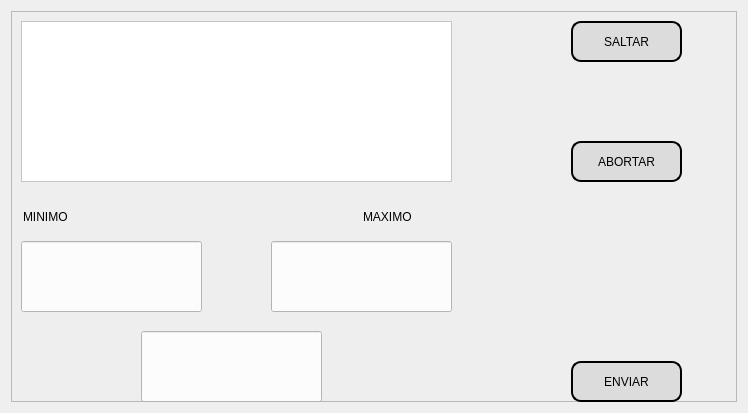
<?xml version="1.0" encoding="UTF-8"?>
<ui version="4.0">
 <class>IngresoManualNumerico</class>
 <widget class="QDialog" name="IngresoManualNumerico">
  <property name="geometry">
   <rect>
    <x>0</x>
    <y>0</y>
    <width>748</width>
    <height>413</height>
   </rect>
  </property>
  <property name="windowTitle">
   <string>Ingreso Manual</string>
  </property>
  <layout class="QHBoxLayout" name="horizontalLayout">
   <item>
    <widget class="QFrame" name="Contenedor">
     <property name="styleSheet">
      <string notr="true">background-color: rgb(238, 238, 238);</string>
     </property>
     <property name="frameShape">
      <enum>QFrame::StyledPanel</enum>
     </property>
     <property name="frameShadow">
      <enum>QFrame::Raised</enum>
     </property>
     <widget class="QLineEdit" name="InfoPaso_2">
      <property name="geometry">
       <rect>
        <x>10</x>
        <y>10</y>
        <width>431</width>
        <height>161</height>
       </rect>
      </property>
      <property name="sizePolicy">
       <sizepolicy hsizetype="Minimum" vsizetype="Fixed">
        <horstretch>0</horstretch>
        <verstretch>0</verstretch>
       </sizepolicy>
      </property>
      <property name="maximumSize">
       <size>
        <width>16777215</width>
        <height>431</height>
       </size>
      </property>
      <property name="cursor">
       <cursorShape>ArrowCursor</cursorShape>
      </property>
      <property name="mouseTracking">
       <bool>false</bool>
      </property>
      <property name="focusPolicy">
       <enum>Qt::NoFocus</enum>
      </property>
      <property name="contextMenuPolicy">
       <enum>Qt::NoContextMenu</enum>
      </property>
      <property name="acceptDrops">
       <bool>false</bool>
      </property>
      <property name="autoFillBackground">
       <bool>false</bool>
      </property>
      <property name="styleSheet">
       <string notr="true">background-color: rgb(252, 252, 252);
font: 26pt &quot;Arial&quot;;</string>
      </property>
      <property name="text">
       <string/>
      </property>
      <property name="maxLength">
       <number>431</number>
      </property>
      <property name="frame">
       <bool>true</bool>
      </property>
      <property name="readOnly">
       <bool>true</bool>
      </property>
      <property name="cursorMoveStyle">
       <enum>Qt::VisualMoveStyle</enum>
      </property>
      <property name="clearButtonEnabled">
       <bool>true</bool>
      </property>
     </widget>
     <widget class="QPushButton" name="BotonSaltar">
      <property name="geometry">
       <rect>
        <x>560</x>
        <y>10</y>
        <width>111</width>
        <height>41</height>
       </rect>
      </property>
      <property name="styleSheet">
       <string notr="true">
background-color: rgb(220, 220, 220);
font: 75 13pt &quot;MS Shell Dlg 2&quot;;
color: rgb(0, 0, 0);

border : 2px solid black;   
border-radius : 10px;</string>
      </property>
      <property name="text">
       <string>SALTAR</string>
      </property>
     </widget>
     <widget class="QPushButton" name="BotonAbortar">
      <property name="geometry">
       <rect>
        <x>560</x>
        <y>130</y>
        <width>111</width>
        <height>41</height>
       </rect>
      </property>
      <property name="styleSheet">
       <string notr="true">
background-color: rgb(220, 220, 220);
font: 75 13pt &quot;MS Shell Dlg 2&quot;;
color: rgb(0, 0, 0);

border : 2px solid black;   
border-radius : 10px;</string>
      </property>
      <property name="text">
       <string>ABORTAR</string>
      </property>
     </widget>
     <widget class="QLineEdit" name="ValMin">
      <property name="geometry">
       <rect>
        <x>10</x>
        <y>230</y>
        <width>181</width>
        <height>71</height>
       </rect>
      </property>
      <property name="sizePolicy">
       <sizepolicy hsizetype="Minimum" vsizetype="Maximum">
        <horstretch>181</horstretch>
        <verstretch>181</verstretch>
       </sizepolicy>
      </property>
      <property name="maximumSize">
       <size>
        <width>181</width>
        <height>181</height>
       </size>
      </property>
      <property name="font">
       <font>
        <family>Arial</family>
        <pointsize>26</pointsize>
        <weight>50</weight>
        <italic>false</italic>
        <bold>false</bold>
        <stylestrategy>PreferAntialias</stylestrategy>
        <kerning>false</kerning>
       </font>
      </property>
      <property name="focusPolicy">
       <enum>Qt::ClickFocus</enum>
      </property>
      <property name="layoutDirection">
       <enum>Qt::LeftToRight</enum>
      </property>
      <property name="autoFillBackground">
       <bool>false</bool>
      </property>
      <property name="styleSheet">
       <string notr="true">background-color: rgb(252, 252, 252);
font: 26pt &quot;Arial&quot;;</string>
      </property>
      <property name="text">
       <string/>
      </property>
      <property name="maxLength">
       <number>203</number>
      </property>
      <property name="frame">
       <bool>true</bool>
      </property>
      <property name="cursorMoveStyle">
       <enum>Qt::LogicalMoveStyle</enum>
      </property>
      <property name="clearButtonEnabled">
       <bool>false</bool>
      </property>
     </widget>
     <widget class="QLineEdit" name="ValMax">
      <property name="geometry">
       <rect>
        <x>260</x>
        <y>230</y>
        <width>181</width>
        <height>71</height>
       </rect>
      </property>
      <property name="styleSheet">
       <string notr="true">background-color: rgb(252, 252, 252);
font: 26pt &quot;Arial&quot;;</string>
      </property>
      <property name="text">
       <string/>
      </property>
     </widget>
     <widget class="QLineEdit" name="Val">
      <property name="geometry">
       <rect>
        <x>130</x>
        <y>320</y>
        <width>181</width>
        <height>71</height>
       </rect>
      </property>
      <property name="styleSheet">
       <string notr="true">background-color: rgb(252, 252, 252);
font: 26pt &quot;Arial&quot;;</string>
      </property>
      <property name="text">
       <string/>
      </property>
     </widget>
     <widget class="QLineEdit" name="lineEdit">
      <property name="enabled">
       <bool>true</bool>
      </property>
      <property name="geometry">
       <rect>
        <x>10</x>
        <y>190</y>
        <width>81</width>
        <height>31</height>
       </rect>
      </property>
      <property name="cursor">
       <cursorShape>ArrowCursor</cursorShape>
      </property>
      <property name="mouseTracking">
       <bool>false</bool>
      </property>
      <property name="focusPolicy">
       <enum>Qt::NoFocus</enum>
      </property>
      <property name="contextMenuPolicy">
       <enum>Qt::NoContextMenu</enum>
      </property>
      <property name="acceptDrops">
       <bool>false</bool>
      </property>
      <property name="autoFillBackground">
       <bool>false</bool>
      </property>
      <property name="styleSheet">
       <string notr="true">font: 75 14pt &quot;MS Shell Dlg 2&quot;;</string>
      </property>
      <property name="text">
       <string>MINIMO</string>
      </property>
      <property name="frame">
       <bool>false</bool>
      </property>
     </widget>
     <widget class="QLineEdit" name="lineEdit_2">
      <property name="enabled">
       <bool>true</bool>
      </property>
      <property name="geometry">
       <rect>
        <x>350</x>
        <y>190</y>
        <width>81</width>
        <height>31</height>
       </rect>
      </property>
      <property name="cursor">
       <cursorShape>ArrowCursor</cursorShape>
      </property>
      <property name="mouseTracking">
       <bool>false</bool>
      </property>
      <property name="focusPolicy">
       <enum>Qt::NoFocus</enum>
      </property>
      <property name="contextMenuPolicy">
       <enum>Qt::NoContextMenu</enum>
      </property>
      <property name="acceptDrops">
       <bool>false</bool>
      </property>
      <property name="autoFillBackground">
       <bool>false</bool>
      </property>
      <property name="styleSheet">
       <string notr="true">font: 75 14pt &quot;MS Shell Dlg 2&quot;;</string>
      </property>
      <property name="text">
       <string>MAXIMO</string>
      </property>
      <property name="frame">
       <bool>false</bool>
      </property>
     </widget>
     <widget class="QPushButton" name="Enviar">
      <property name="geometry">
       <rect>
        <x>560</x>
        <y>350</y>
        <width>111</width>
        <height>41</height>
       </rect>
      </property>
      <property name="styleSheet">
       <string notr="true">
background-color: rgb(220, 220, 220);
font: 75 13pt &quot;MS Shell Dlg 2&quot;;
color: rgb(0, 0, 0);

border : 2px solid black;   
border-radius : 10px;</string>
      </property>
      <property name="text">
       <string>ENVIAR</string>
      </property>
     </widget>
     <widget class="QTextEdit" name="InfoPaso">
      <property name="geometry">
       <rect>
        <x>10</x>
        <y>10</y>
        <width>431</width>
        <height>161</height>
       </rect>
      </property>
      <property name="styleSheet">
       <string notr="true">background-color: rgb(255, 255, 255);
font: 87 11pt &quot;Arial&quot;;
color: rgb(0, 0, 0);</string>
      </property>
     </widget>
    </widget>
   </item>
  </layout>
 </widget>
 <resources/>
 <connections/>
</ui>
